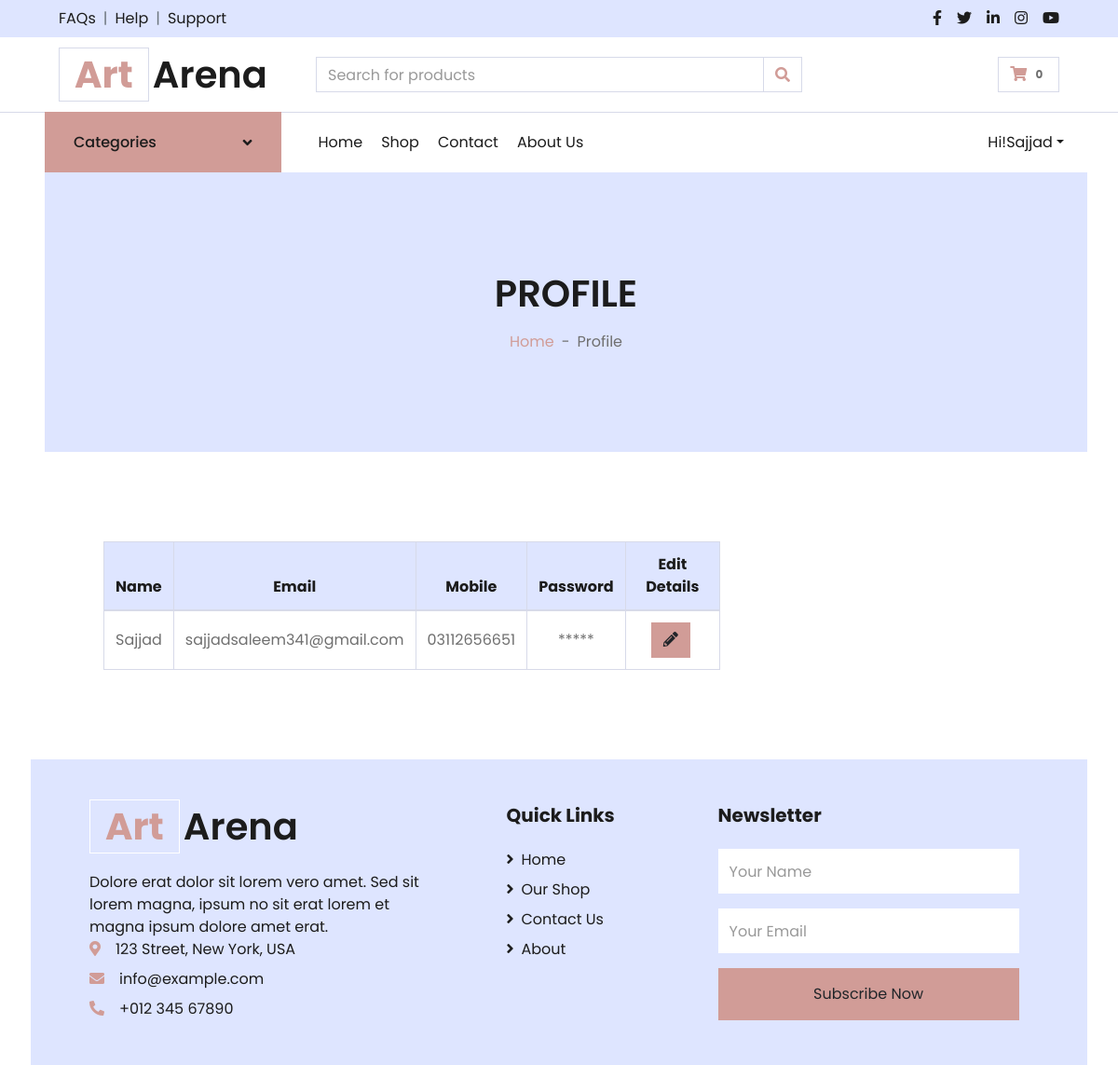
The app's page /user_profile.php (signed in) with its own data.
### tables this page shows
CREATE TABLE `users` (
  `Id` int(11) NOT NULL,
  `Name` varchar(255) NOT NULL,
  `Email` varchar(255) NOT NULL,
  `Password` varchar(50) NOT NULL,
  `Mobile` varchar(15) NOT NULL,
  `Date` datetime NOT NULL
);

### user_profile.php (the view, shortened to what this page needs)
<?php
include "top.php";
$select = "select * from users where users.Id='".$_SESSION['USER_ID']."'";
$res = mysqli_query($con,$select);
?>
<div class="container-fluid bg-secondary mb-5">
        <div class="d-flex flex-column align-items-center justify-content-center" style="min-height: 300px">
            <h1 class="font-weight-semi-bold text-uppercase mb-3">Profile</h1>
            <div class="d-inline-flex">
                <p class="m-0"><a href="">Home</a></p>
                <p class="m-0 px-2">-</p>
                <p class="m-0">Profile</p>
            </div>
        </div>
    </div>
    <div class="container-fluid pt-5">
        <div class="row px-xl-5">
            <div class="col-lg-8 table-responsive mb-5">
                <table class="table table-bordered text-center mb-0">
                    <thead class="bg-secondary text-dark">
                        <tr>
                            <th>Name</th>
                            <th>Email</th>
                            <th>Mobile</th>
                            <th>Password</th>
                            <th>Edit Details</th>
                        </tr>
                    </thead>
                    <?php
                    if(mysqli_num_rows($res) > 0){
                    ?>
                    <tbody class="align-middle">
                        <?php
                        while($row = mysqli_fetch_array($res)){
                        ?>
                        <tr>
                            <td class="align-middle"><?= $row['Name'] ?></td>
                            <td class="align-middle"><?= $row['Email'] ?></td>
                            <td class="align-middle"><?= $row['Mobile'] ?></td>
                            <td class="align-middle">*****</td>
                            <td class="align-middle">
                                <a href="edit_users_profile.php?id=<?= $row['Id'] ?>" class="btn btn-primary btn-action mr-1">
                                    <i class="fas fa-pencil-alt"></i>
                                </a>
                            </td>
                        </tr>
                        <?php
                        }
                        ?>
                    </tbody>
                    <?php
                    }
                    ?>
                </table>
            </div>
        </div>
    </div>
<?php
include "footer.php";
?>

### records on screen
users: Name "Sajjad", Email "sajjadsaleem341@gmail.com", Mobile "03112656651"

### other values on screen
$totalProduct "0"
$_SESSION['USER_NAME'] "Sajjad"
